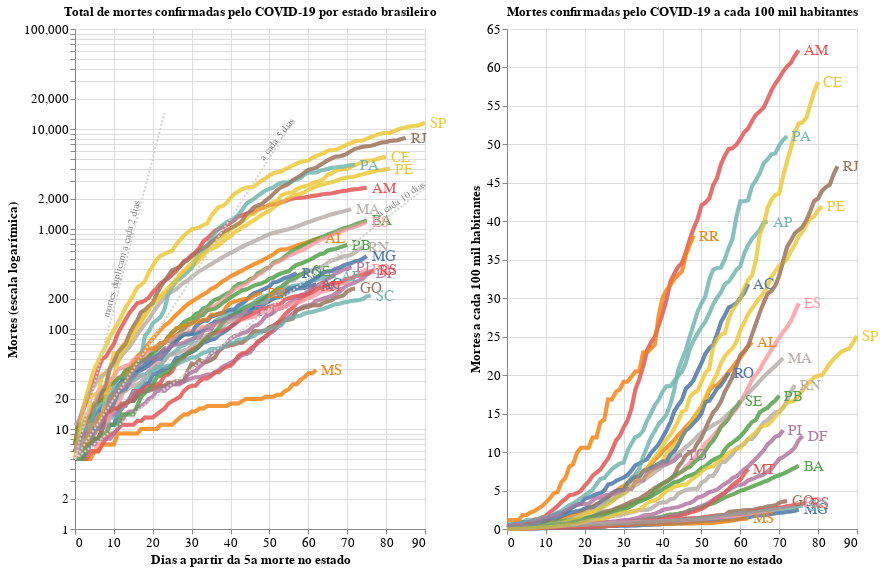

The notebook cell saved with this chart:
### Code cell
import altair as alt

text2b = alt.Chart({'values':[{'x': 12, 'y': 500}]}).mark_text(
    text='mortes duplicam a cada 2 dias', angle=285,
    size=10,
    color = 'gray'
).encode(
    x='x:Q', y='y:Q'
)

text5b = alt.Chart({'values':[{'x': 52, 'y': 8000}]}).mark_text(
    text='a cada 5 dias', angle=308,
    size=10,
    color = 'gray'
).encode(
    x='x:Q', y='y:Q'
)

text10b = alt.Chart({'values':[{'x': 84, 'y': 2000}]}).mark_text(
    text='a cada 10 dias', angle=325,
    size=10,
    color = 'gray'
).encode(
    x='x:Q', y='y:Q'
)

# Sum it all up
chart1 = alt.layer(chart, overlay, text, double2, double5, double10, text2b, text5b, text10b).properties(
    width=350,
    height=500
)

# Sum em up!
chart2 = alt.layer(chartpop + overlaypop + textpop).properties(
    width=350,
    height=500
)

alt.hconcat(chart1, chart2
).configure_axis(
    labelFontSize=13,
    titleFontSize=13
).configure_title(
    fontSize=13
).add_selection(
  selection
)

### Figure 1 — Vega-Lite specification as saved in the notebook (floating-point values rounded to 4 significant figures; data arrays with more than 128 entries replaced by an {"elided": "..."} marker saying what was removed)
{"config": {"view": {"continuousWidth": 400, "continuousHeight": 300}, "axis": {"labelFontSize": 13, "titleFontSize": 13}, "title": {"fontSize": 13}}, "hconcat": [{"layer": [{"data": {"name": "data-32b7cd8ef8e1c51358fa1b7d26e987a8"}, "mark": {"type": "line", "opacity": 0.7, "strokeWidth": 4}, "encoding": {"color": {"condition": {"type": "nominal", "field": "state", "selection": "selector008"}, "value": "lightgray"}, "tooltip": [{"type": "nominal", "field": "state", "title": "Estado"}, {"type": "nominal", "field": "Date", "format": "%d/%m/%Y", "timeUnit": "yearmonthdate", "title": "Data"}, {"type": "nominal", "field": "Deaths", "title": "Mortes"}], "x": {"type": "quantitative", "field": "Day"}, "y": {"type": "quantitative", "field": "Deaths", "scale": {"type": "log"}}}, "selection": {"selector008": {"type": "single", "fields": ["state"]}}, "title": "Total de mortes confirmadas pelo COVID-19 por estado brasileiro"}, {"data": {"name": "data-32b7cd8ef8e1c51358fa1b7d26e987a8"}, "mark": {"type": "line", "opacity": 0.7, "strokeWidth": 4}, "encoding": {"color": {"type": "nominal", "field": "state"}, "opacity": {"value": 0.5}, "x": {"type": "quantitative", "field": "Day"}, "y": {"type": "quantitative", "field": "Deaths", "scale": {"type": "log"}}}, "title": "Total de mortes confirmadas pelo COVID-19 por estado brasileiro", "transform": [{"filter": {"selection": "selector008"}}]}, {"data": {"name": "data-32b7cd8ef8e1c51358fa1b7d26e987a8"}, "mark": {"type": "text", "align": "left", "dx": 5, "size": 15}, "encoding": {"color": {"type": "nominal", "field": "state", "legend": null}, "text": {"type": "nominal", "field": "state"}, "x": {"type": "quantitative", "aggregate": "max", "axis": {"title": "Dias a partir da 5a morte no estado"}, "field": "Day"}, "y": {"type": "quantitative", "aggregate": {"argmax": "Day"}, "axis": {"title": "Mortes (escala logarítmica)"}, "field": "Deaths"}}, "title": "Total de mortes confirmadas pelo COVID-19 por estado brasileiro", "transform": [{"filter": {"selection": "selector008"}}]}, {"data": {"sequence": {"start": 0, "stop": 24, "step": 1, "as": "x"}}, "mark": {"type": "line", "strokeDash": [2, 2]}, "encoding": {"color": {"value": "lightgray"}, "x": {"type": "quantitative", "field": "x"}, "y": {"type": "quantitative", "field": "value"}}, "transform": [{"calculate": "5*pow(2,(datum.x/2))", "as": "double2"}, {"fold": ["double2"]}]}, {"data": {"sequence": {"start": 0, "stop": 57, "step": 1, "as": "x"}}, "mark": {"type": "line", "strokeDash": [2, 2]}, "encoding": {"color": {"value": "lightgray"}, "x": {"type": "quantitative", "field": "x"}, "y": {"type": "quantitative", "field": "value"}}, "transform": [{"calculate": "5*pow(2,(datum.x/5))", "as": "double5"}, {"fold": ["double5"]}]}, {"data": {"sequence": {"start": 0, "stop": 91, "step": 1, "as": "x"}}, "mark": {"type": "line", "strokeDash": [2, 2]}, "encoding": {"color": {"value": "lightgray"}, "x": {"type": "quantitative", "field": "x"}, "y": {"type": "quantitative", "field": "value"}}, "transform": [{"calculate": "5*pow(2,(datum.x/10))", "as": "double10"}, {"fold": ["double10"]}]}, {"data": {"name": "data-a6fb37e0fe81e307be8367838186da47"}, "mark": {"type": "text", "angle": 285, "color": "gray", "size": 10, "text": "mortes duplicam a cada 2 dias"}, "encoding": {"x": {"type": "quantitative", "field": "x"}, "y": {"type": "quantitative", "field": "y"}}}, {"data": {"name": "data-b745a4301a6ed1cfceba2b02514e1294"}, "mark": {"type": "text", "angle": 308, "color": "gray", "size": 10, "text": "a cada 5 dias"}, "encoding": {"x": {"type": "quantitative", "field": "x"}, "y": {"type": "quantitative", "field": "y"}}}, {"data": {"name": "data-4f08ddd69ca8c93330487b9a4f26497b"}, "mark": {"type": "text", "angle": 325, "color": "gray", "size": 10, "text": "a cada 10 dias"}, "encoding": {"x": {"type": "quantitative", "field": "x"}, "y": {"type": "quantitative", "field": "y"}}}], "height": 500, "width": 350}, {"layer": [{"layer": [{"mark": {"type": "line", "opacity": 0.7, "strokeWidth": 4}, "encoding": {"color": {"condition": {"type": "nominal", "field": "state", "selection": "selector001"}, "value": "lightgray"}, "tooltip": [{"type": "nominal", "field": "state", "title": "Estado"}, {"type": "nominal", "field": "Date", "format": "%d/%m/%Y", "timeUnit": "yearmonthdate", "title": "Data"}, {"type": "nominal", "field": "DeathPop", "format": ".2f", "title": "Proporção de Mortes"}], "x": {"type": "quantitative", "field": "Day"}, "y": {"type": "quantitative", "field": "DeathPop"}}, "selection": {"selector001": {"type": "single", "fields": ["state"]}, "selector008": {"type": "single", "fields": ["state"]}}, "title": "Mortes confirmadas pelo COVID-19 a cada 100 mil habitantes"}, {"mark": {"type": "line", "opacity": 0.7, "strokeWidth": 4}, "encoding": {"color": {"type": "nominal", "field": "state"}, "opacity": {"value": 0.5}, "x": {"type": "quantitative", "field": "Day"}, "y": {"type": "quantitative", "field": "DeathPop"}}, "title": "Mortes confirmadas pelo COVID-19 a cada 100 mil habitantes", "transform": [{"filter": {"selection": "selector001"}}]}, {"mark": {"type": "text", "align": "left", "dx": 5, "size": 15}, "encoding": {"color": {"type": "nominal", "field": "state", "legend": null}, "text": {"type": "nominal", "field": "state"}, "x": {"type": "quantitative", "aggregate": "max", "axis": {"title": "Dias a partir da 5a morte no estado"}, "field": "Day"}, "y": {"type": "quantitative", "aggregate": {"argmax": "Day"}, "axis": {"title": "Mortes a cada 100 mil habitantes"}, "field": "DeathPop"}}, "title": "Mortes confirmadas pelo COVID-19 a cada 100 mil habitantes", "transform": [{"filter": {"selection": "selector001"}}]}]}], "data": {"name": "data-32b7cd8ef8e1c51358fa1b7d26e987a8"}, "height": 500, "width": 350}], "$schema": "https://vega.github.io/schema/vega-lite/v4.8.1.json", "datasets": {"data-32b7cd8ef8e1c51358fa1b7d26e987a8": {"elided": "1923 records"}, "data-a6fb37e0fe81e307be8367838186da47": [{"x": 12, "y": 500}], "data-b745a4301a6ed1cfceba2b02514e1294": [{"x": 52, "y": 8000}], "data-4f08ddd69ca8c93330487b9a4f26497b": [{"x": 84, "y": 2000}]}}
